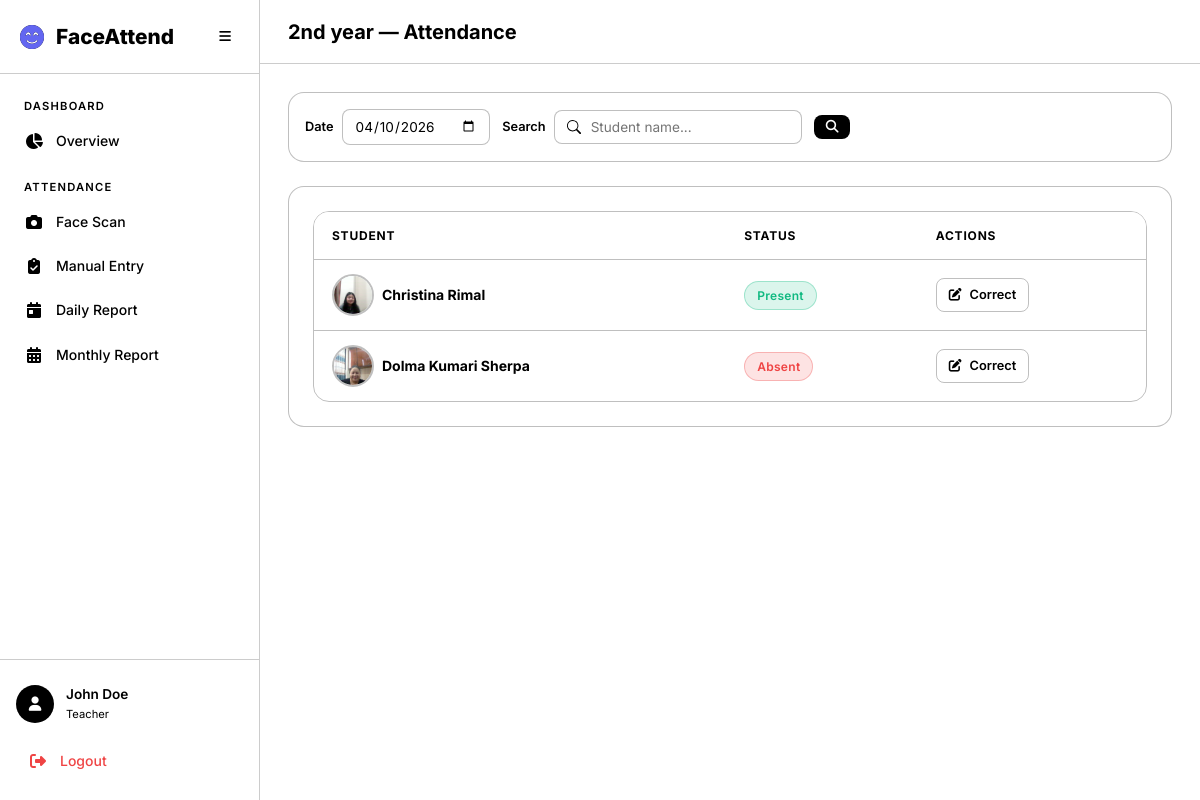
Page /attendance/teacher/class/2/ (signed in) on the committed database.
### accounts/models.py (models this page shows, shortened)
class User(AbstractUser):
    class Role(models.TextChoices):
        ADMIN = 'admin', 'Admin'
        TEACHER = 'teacher', 'Teacher'
        STUDENT = 'student', 'Student'
    role = models.CharField(
        max_length=10,
        choices=Role.choices,
        default=Role.STUDENT,
    )
    phone = models.CharField(max_length=20, blank=True)
    profile_image = models.ImageField(upload_to='profiles/', blank=True, null=True)

### academics/models.py (models this page shows, shortened)
class AcademicClass(models.Model):
    name = models.CharField(max_length=200)
    faculty = models.ForeignKey(Faculty, on_delete=models.CASCADE, related_name='classes')
    teacher = models.ForeignKey(
        settings.AUTH_USER_MODEL,
        on_delete=models.SET_NULL,
        null=True, blank=True,
        related_name='assigned_classes',
        limit_choices_to={'role': 'teacher'},
    )
    created_at = models.DateTimeField(auto_now_add=True)
    updated_at = models.DateTimeField(auto_now=True)
    class Meta:
        verbose_name_plural = 'Classes'
        ordering = ['faculty__name', 'name']
        unique_together = ['name', 'faculty']

class Student(models.Model):
    user = models.OneToOneField(
        settings.AUTH_USER_MODEL,
        on_delete=models.CASCADE,
        related_name='student_profile',
        null=True, blank=True,
    )
    full_name = models.CharField(max_length=300)
    profile_image = models.ImageField(upload_to='students/profiles/')
    face_encoding = models.BinaryField(null=True, blank=True, help_text='128-d face encoding as bytes')
    enrollment_year = models.PositiveIntegerField()
    faculty = models.ForeignKey(Faculty, on_delete=models.CASCADE, related_name='students')
    academic_class = models.ForeignKey(AcademicClass, on_delete=models.CASCADE, related_name='students')
    phone = models.CharField(max_length=20, blank=True)
    guardian_phone = models.CharField(max_length=20, blank=True)
    is_phone_flagged = models.BooleanField(
        default=False,
        help_text='Mark this when the student phone number is incorrect.',
    )
    is_active = models.BooleanField(default=True)
    created_at = models.DateTimeField(auto_now_add=True)
    updated_at = models.DateTimeField(auto_now=True)
    class Meta:
        ordering = ['full_name']

### attendance/models.py (models this page shows, shortened)
class Attendance(models.Model):
    class Status(models.TextChoices):
        PRESENT = 'present', 'Present'
        ABSENT = 'absent', 'Absent'
        LATE = 'late', 'Late'
        INFORMED = 'informed', 'Informed'
    student = models.ForeignKey(Student, on_delete=models.CASCADE, related_name='attendances')
    date = models.DateField()
    status = models.CharField(max_length=10, choices=Status.choices, default=Status.ABSENT)
    check_in_time = models.TimeField(null=True, blank=True)
    marked_by = models.ForeignKey(
        settings.AUTH_USER_MODEL,
        on_delete=models.SET_NULL,
        null=True, blank=True,
        related_name='marked_attendances',
    )
    is_face_recognized = models.BooleanField(default=False)
    is_override = models.BooleanField(default=False)
    confidence = models.FloatField(null=True, blank=True, help_text='Face recognition confidence score')
    notes = models.TextField(blank=True)
    created_at = models.DateTimeField(auto_now_add=True)
    updated_at = models.DateTimeField(auto_now=True)
    class Meta:
        unique_together = ['student', 'date']
        ordering = ['-date', 'student__full_name']

### attendance/views.py (the view)
# urls.py: path('teacher/class/<int:class_id>/', views.teacher_class_attendance, name='teacher_class'),
@login_required
@teacher_required
def teacher_class_attendance(request, class_id):
    ac = get_object_or_404(AcademicClass, pk=class_id, teacher=request.user)
    students = Student.objects.filter(academic_class=ac, is_active=True)
    today = timezone.localdate()
    selected_date = request.GET.get('date', today.isoformat())
    search = request.GET.get('search', '')
    if search:
        students = students.filter(full_name__icontains=search)
    attendance_records = Attendance.objects.filter(
        student__in=students, date=selected_date
    ).select_related('student')
    att_map = {a.student_id: a for a in attendance_records}
    student_list = []
    for s in students:
        att = att_map.get(s.id)
        student_list.append({
            'student': s,
            'attendance': att,
            'status': att.status if att else 'unmarked',
        })
    return render(request, 'attendance/teacher_class.html', {
        'class': ac,
        'student_list': student_list,
        'selected_date': selected_date,
        'search': search,
        'today': today,
    })

### templates/attendance/teacher_class.html (shortened to what this page needs)
{% extends 'base.html' %}
{% block page_title %}{{ class.name }} — Attendance{% endblock %}
{% block content %}
<div class="animate-fade-in">
    <form method="get" class="filters-bar mb-3">
        <div class="filter-group">
            <label>Date</label>
            <input type="date" name="date" value="{{ selected_date }}" class="filter-input"
                onchange="this.form.submit()">
        </div>
        <div class="filter-group">
            <label>Search</label>
            <input type="text" name="search" value="{{ search }}" placeholder="Student name..." class="search-input">
        </div>
        <button type="submit" class="btn btn-sm btn-primary"><i class="fas fa-search"></i></button>
    </form>
    <div class="card">
        <div class="table-container">
            <table class="data-table">
                <thead>
                    <tr>
                        <th>Student</th>
                        <th>Status</th>
                        <th>Actions</th>
                    </tr>
                </thead>
                <tbody>
                    {% for item in student_list %}
                    <tr>
                        <td>
                            <div class="d-flex align-center gap-1">
                                {% if item.student.profile_image %}
                                <img src="{{ item.student.profile_image.url }}" alt="" class="student-avatar">
                                {% endif %}
                                <strong>{{ item.student.full_name }}</strong>
                            </div>
                        </td>
                        <td>
                            {% if item.attendance %}
                            <span class="badge badge-{{ item.status }}">{{ item.attendance.get_status_display }}</span>
                            {% else %}
                            <span class="text-muted">Not marked</span>
                            {% endif %}
                        </td>
                        <td>
                            {% if item.attendance %}
                            <a href="{% url 'attendance:teacher_correct' item.attendance.pk %}"
                                class="btn btn-sm btn-outline">
                                <i class="fas fa-edit"></i> Correct
                            </a>
                            {% endif %}
                        </td>
                    </tr>
                    {% empty %}
                    <tr>
                        <td colspan="3" class="text-center text-muted">No students found.</td>
                    </tr>
                    {% endfor %}
                </tbody>
            </table>
        </div>
    </div>
</div>
{% endblock %}

### templates/base.html (shortened to what this page needs)
<!DOCTYPE html>
<html lang="en" data-theme="dark">
<head>
    <link rel="stylesheet" href="https://cdnjs.cloudflare.com/ajax/libs/font-awesome/6.5.1/css/all.min.css">
    {% load static %}
    <link rel="stylesheet" href="{% static 'css/style.css' %}">
</head>
<body>
    {% if user.is_authenticated %}
    <div class="app-layout">
        <aside class="sidebar" id="sidebar">
            <div class="sidebar-header">
                <div class="logo">
                    <i class="fas fa-face-smile-beam"></i>
                    <span>FaceAttend</span>
                </div>
                <button class="sidebar-toggle" id="sidebarToggle">
                    <i class="fas fa-bars"></i>
                </button>
            </div>
            <nav class="sidebar-nav">
                {% if user.role == 'admin' %}
                <div class="nav-section">
                    <span class="nav-section-title">Dashboard</span>
                    <a href="{% url 'academics:admin_dashboard' %}" class="nav-link {% if request.resolver_match.url_name == 'admin_dashboard' %}active{% endif %}">
                        <i class="fas fa-chart-pie"></i><span>Overview</span>
                    </a>
                </div>
                <div class="nav-section">
                    <span class="nav-section-title">Academic</span>
                    <a href="{% url 'academics:faculty_list' %}" class="nav-link {% if 'faculty' in request.resolver_match.url_name %}active{% endif %}">
                        <i class="fas fa-building-columns"></i><span>Faculties</span>
                    </a>
                    <a href="{% url 'academics:class_list' %}" class="nav-link {% if 'class' in request.resolver_match.url_name %}active{% endif %}">
                        <i class="fas fa-chalkboard"></i><span>Classes</span>
                    </a>
                    <a href="{% url 'academics:student_list' %}" class="nav-link {% if 'student' in request.resolver_match.url_name %}active{% endif %}">
                        <i class="fas fa-user-graduate"></i><span>Students</span>
                    </a>
                </div>
                <div class="nav-section">
                    <span class="nav-section-title">Attendance</span>
                    <a href="{% url 'attendance:camera' %}" class="nav-link {% if request.resolver_match.url_name == 'camera' %}active{% endif %}">
                        <i class="fas fa-camera"></i><span>Face Scan</span>
                    </a>
                    <a href="{% url 'attendance:manual' %}" class="nav-link {% if request.resolver_match.url_name == 'manual' %}active{% endif %}">
                        <i class="fas fa-clipboard-check"></i><span>Manual Entry</span>
                    </a>
                    <a href="{% url 'attendance:daily_report' %}" class="nav-link {% if request.resolver_match.url_name == 'daily_report' %}active{% endif %}">
                        <i class="fas fa-calendar-day"></i><span>Daily Report</span>
                    </a>
                    <a href="{% url 'attendance:monthly_report' %}" class="nav-link {% if request.resolver_match.url_name == 'monthly_report' %}active{% endif %}">
                        <i class="fas fa-calendar-alt"></i><span>Monthly Report</span>
                    </a>
                </div>
                {% elif user.role == 'teacher' %}
                <div class="nav-section">
                    <span class="nav-section-title">Dashboard</span>
                    <a href="{% url 'attendance:teacher_dashboard' %}" class="nav-link {% if request.resolver_match.url_name == 'teacher_dashboard' %}active{% endif %}">
                        <i class="fas fa-chart-pie"></i><span>Overview</span>
                    </a>
                </div>
                <div class="nav-section">
                    <span class="nav-section-title">Attendance</span>
                    <a href="{% url 'attendance:camera' %}" class="nav-link {% if request.resolver_match.url_name == 'camera' %}active{% endif %}">
                        <i class="fas fa-camera"></i><span>Face Scan</span>
                    </a>
                    <a href="{% url 'attendance:manual' %}" class="nav-link {% if request.resolver_match.url_name == 'manual' %}active{% endif %}">
                        <i class="fas fa-clipboard-check"></i><span>Manual Entry</span>
                    </a>
                    <a href="{% url 'attendance:daily_report' %}" class="nav-link {% if request.resolver_match.url_name == 'daily_report' %}active{% endif %}">
                        <i class="fas fa-calendar-day"></i><span>Daily Report</span>
                    </a>
                    <a href="{% url 'attendance:monthly_report' %}" class="nav-link {% if request.resolver_match.url_name == 'monthly_report' %}active{% endif %}">
                        <i class="fas fa-calendar-alt"></i><span>Monthly Report</span>
                    </a>
                </div>
                {% endif %}
            </nav>
            <div class="sidebar-footer">
                <div class="user-card">
                    <div class="user-avatar">
                        <i class="fas fa-user"></i>
                    </div>
                    <div class="user-info">
                        <span class="user-name">{{ user.get_full_name|default:user.username }}</span>
                        <span class="user-role">{{ user.get_role_display }}</span>
                    </div>
                </div>
                <a href="{% url 'accounts:logout' %}" class="nav-link logout-link">
                    <i class="fas fa-sign-out-alt"></i><span>Logout</span>
                </a>
            </div>
        </aside>
        <main class="main-content">
            <header class="top-bar">
                <h1 class="page-title">{% block page_title %}Dashboard{% endblock %}</h1>
            </header>
            <div class="content-area">
                {% block content %}{% endblock %}
            </div>
        </main>
    </div>
    {% else %}
    <div class="auth-layout">
        {% block auth_content %}{% endblock %}
    </div>
    {% endif %}
</body>
</html>

### rows in the picture
User: get_full_name "John Doe", role "Teacher"
AcademicClass: name "2nd year"
Student: student.profile_image (picture), student.full_name "Christina Rimal", attendance.status "Present"
Student: student.profile_image (picture), student.full_name "Dolma Kumari Sherpa", attendance.status "Absent"
